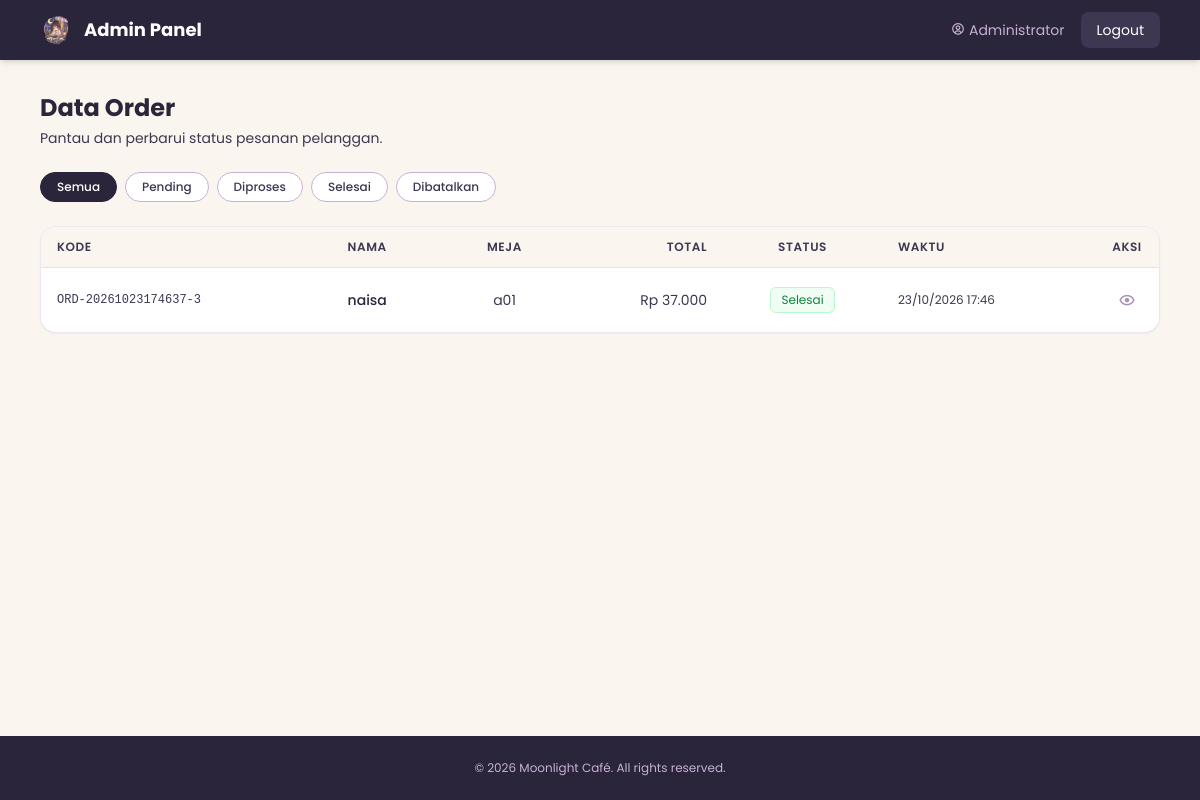
Page /admin/order.php (signed in) on the committed database.
### tables this page shows
CREATE TABLE `orders` (
  `id` int(11) NOT NULL,
  `kode_order` varchar(20) NOT NULL,
  `pelanggan_id` int(11) NOT NULL,
  `no_meja` varchar(10) NOT NULL,
  `total_harga` decimal(12,2) NOT NULL,
  `status` enum('pending','diproses','selesai','dibatalkan') DEFAULT 'pending',
  `catatan` text DEFAULT NULL,
  `waktu_order` datetime DEFAULT current_timestamp()
);

CREATE TABLE `pelanggan` (
  `id` int(11) NOT NULL,
  `nama` varchar(100) NOT NULL,
  `no_meja` varchar(10) NOT NULL,
  `no_hp` varchar(20) DEFAULT NULL,
  `waktu_datang` datetime DEFAULT current_timestamp()
);

### config/koneksi.php (called while the page is built, shortened)
<?php
function rupiah($angka) {
    return "Rp " . number_format($angka, 0, ',', '.');
}
$base_url = "http://localhost/taking_order_canai/";
?>

### admin/order.php (the view, shortened to what this page needs)
<?php
require_once '../config/koneksi.php';
include '../includes/header.php';
$filter = $_GET['status'] ?? '';
$where = "";
$q = mysqli_query($koneksi, "SELECT o.*, p.nama FROM orders o
                             JOIN pelanggan p ON o.pelanggan_id = p.id
                             $where ORDER BY o.waktu_order DESC");
?>
<nav class="bg-midnight text-white shadow-md">
    <div class="container mx-auto px-4 py-3 flex justify-between items-center max-w-6xl">
        <a class="text-lg font-bold flex items-center gap-3" href="<?= $base_url; ?>admin/dashboard.php">
            <img src="<?= $base_url; ?>assets/logo-brand.png" alt="Logo" class="h-8 w-auto object-contain">
            <span class="hidden sm:block">Admin Panel</span>
        </a>
        <div class="flex items-center gap-4">
            <span class="text-sm text-lavender hidden md:inline"><i class='bx bx-user-circle mr-1'></i><?= htmlspecialchars($_SESSION['admin_nama']); ?></span>
            <a href="logout.php" class="text-sm bg-slate hover:bg-wood px-4 py-2 rounded-lg transition">Logout</a>
        </div>
    </div>
</nav>
<div class="container mx-auto px-4 py-8 max-w-6xl flex-grow">
    <div class="flex flex-col sm:flex-row justify-between items-start sm:items-center mb-6 gap-4">
        <div>
            <h1 class="text-2xl font-bold text-midnight">Data Order</h1>
            <p class="text-slate text-sm mt-1">Pantau dan perbarui status pesanan pelanggan.</p>
        </div>
    </div>
    <div class="flex flex-wrap gap-2 mb-6">
        <a href="order.php" class="px-4 py-1.5 rounded-full text-xs font-medium transition border <?= $filter==''?'bg-midnight text-white border-midnight':'bg-white text-slate border-lavender hover:border-plum'; ?>">Semua</a>
        <a href="order.php?status=pending" class="px-4 py-1.5 rounded-full text-xs font-medium transition border <?= $filter=='pending'?'bg-midnight text-white border-midnight':'bg-white text-slate border-lavender hover:border-plum'; ?>">Pending</a>
        <a href="order.php?status=diproses" class="px-4 py-1.5 rounded-full text-xs font-medium transition border <?= $filter=='diproses'?'bg-midnight text-white border-midnight':'bg-white text-slate border-lavender hover:border-plum'; ?>">Diproses</a>
        <a href="order.php?status=selesai" class="px-4 py-1.5 rounded-full text-xs font-medium transition border <?= $filter=='selesai'?'bg-midnight text-white border-midnight':'bg-white text-slate border-lavender hover:border-plum'; ?>">Selesai</a>
        <a href="order.php?status=dibatalkan" class="px-4 py-1.5 rounded-full text-xs font-medium transition border <?= $filter=='dibatalkan'?'bg-midnight text-white border-midnight':'bg-white text-slate border-lavender hover:border-plum'; ?>">Dibatalkan</a>
    </div>
    <div class="bg-white rounded-2xl shadow-sm border border-lavender/30 overflow-hidden">
        <div class="overflow-x-auto">
            <table class="w-full text-sm text-left">
                <thead class="bg-cream text-slate uppercase text-xs tracking-wider border-b border-lavender/30">
                    <tr>
                        <th class="px-4 py-3 font-semibold">Kode</th>
                        <th class="px-4 py-3 font-semibold">Nama</th>
                        <th class="px-4 py-3 font-semibold text-center">Meja</th>
                        <th class="px-4 py-3 font-semibold text-right">Total</th>
                        <th class="px-4 py-3 font-semibold text-center">Status</th>
                        <th class="px-4 py-3 font-semibold">Waktu</th>
                        <th class="px-4 py-3 font-semibold text-center w-16">Aksi</th>
                    </tr>
                </thead>
                <tbody class="divide-y divide-lavender/20">
                    <?php while ($o = mysqli_fetch_assoc($q)): ?>
                    <tr class="hover:bg-cream/50 transition">
                        <td class="px-4 py-3 font-mono text-xs text-slate"><?= $o['kode_order']; ?></td>
                        <td class="px-4 py-3 font-medium text-midnight"><?= htmlspecialchars($o['nama']); ?></td>
                        <td class="px-4 py-3 text-center text-slate"><?= htmlspecialchars($o['no_meja']); ?></td>
                        <td class="px-4 py-3 text-right text-slate"><?= rupiah($o['total_harga']); ?></td>
                        <td class="px-4 py-3 text-center">
                            <?php
                            $badgeClass = 'bg-gray-100 text-gray-700 border-gray-200';
                            if ($o['status']=='pending') $badgeClass = 'bg-yellow-50 text-yellow-700 border-yellow-200';
                            elseif ($o['status']=='diproses') $badgeClass = 'bg-blue-50 text-blue-700 border-blue-200';
                            elseif ($o['status']=='selesai') $badgeClass = 'bg-green-50 text-green-700 border-green-200';
                            elseif ($o['status']=='dibatalkan') $badgeClass = 'bg-red-50 text-red-700 border-red-200';
                            ?>
                            <span class="inline-block border text-xs px-2.5 py-1 rounded-md <?= $badgeClass; ?>"><?= ucfirst($o['status']); ?></span>
                        </td>
                        <td class="px-4 py-3 text-xs text-slate"><?= date('d/m/Y H:i', strtotime($o['waktu_order'])); ?></td>
                        <td class="px-4 py-3 text-center">
                            <a href="order_detail.php?id=<?= $o['id']; ?>" class="p-1.5 text-plum hover:text-amber transition inline-block" title="Detail"><i class='bx bx-show text-lg'></i></a>
                        </td>
                    </tr>
                    <?php endwhile; ?>
                </tbody>
            </table>
        </div>
    </div>
</div>
<?php include '../includes/footer.php'; ?>

### includes/header.php (style rules this page uses)
body { background-color: #FAF5EE; color: #2A253B; }

### rows in the picture
orders: kode_order "ORD-20261023174637-3", pelanggan.nama "naisa", no_meja "a01", total_harga "Rp 37.000", status "Selesai", waktu_order "23/10/2026 17:46"

### other values in the picture
$_SESSION['admin_nama'] "Administrator"
